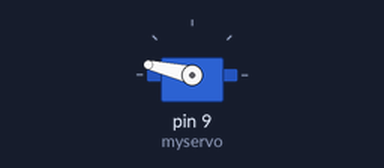
This sketch was run on a simulated Arduino Uno, built with avr-gcc and run on an emulated ATmega328P. Shown: servo. Random numbers use the default seed unless the sketch sets one.

Above: at 0.15 s.
At 8.12 s:
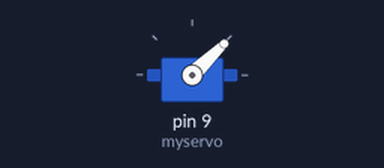
At 18.01 s:
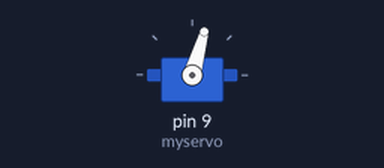
At 37.4 s:
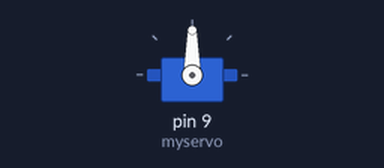
Timing chart, 0 to 40.0 s (numbered marks = the images above):
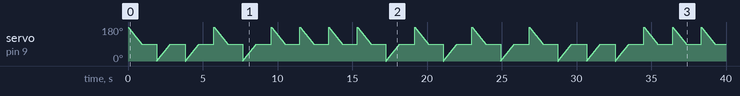

The sketch:

lab07_partb.4.ino
```cpp
#include <Servo.h>

Servo myservo;  // create servo object to control a servo
int defaultPosition = 90;  // default position for the servo

void setup() {
  myservo.attach(9);  // attaches the servo on pin 9 to the servo object
  randomSeed(analogRead(0));  // seed the random number generator with analog input 0
}

void loop() {
  int randomDegrees = random(20, 31);  // generate a random number between 20 and 30
  int randomDirection = random(0, 2);   // generate a random number 0 or 1 for direction

  if (randomDirection == 0) {
    // Move in the positive direction
    for (int pos = 0; pos <= randomDegrees; pos += 1) {
      myservo.write(pos);
      delay(10);  // adjust delay as needed
    }
  } else {
    // Move in the negative direction
    for (int pos = 180; pos >= 180 - randomDegrees; pos -= 1) {
      myservo.write(pos);
      delay(10);  // adjust delay as needed
    }
  }
  // Return to the default position
 int currentPosition = myservo.read();
while (currentPosition != defaultPosition) {
  currentPosition += (currentPosition < defaultPosition) ? 1 : -1;
  myservo.write(currentPosition);
  delay(10);  // Adjust delay as needed
}

  delay(1000);  // wait for a second before the next iteration
}
```
